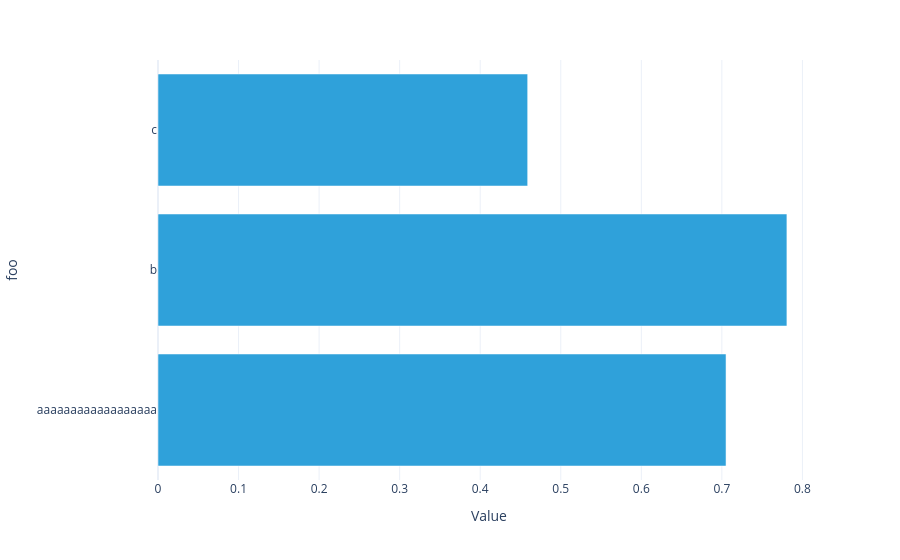

The cell this chart's notebook holds for it:
### Code cell
#|hide
plotly_dataarray(U1.array)

### Figure 1 — Plotly figure (JSON) as saved in the notebook; plotly's stock layout.template omitted (floating-point values rounded to 4 significant figures)
{"data": [{"hovertemplate": "Value=%{x}<br>foo=%{y}<extra></extra>", "legendgroup": "", "marker": {"color": "#2fa1da", "pattern": {"shape": ""}}, "name": "", "orientation": "h", "showlegend": false, "textposition": "auto", "type": "bar", "x": [0.7052, 0.7807, 0.4589], "xaxis": "x", "y": ["aaaaaaaaaaaaaaaaaa", "b", "c"], "yaxis": "y"}], "layout": {"barmode": "relative", "legend": {"title": {}, "tracegroupgap": 0}, "margin": {"t": 60}, "xaxis": {"anchor": "y", "domain": [0, 1], "title": {"text": "Value"}}, "yaxis": {"anchor": "x", "domain": [0, 1], "title": {"text": "foo"}}}}
